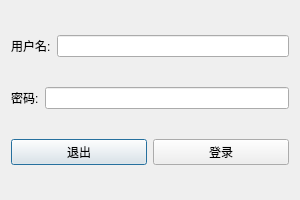
<?xml version="1.0" encoding="UTF-8"?>
<ui version="4.0">
 <class>LoginDialog</class>
 <widget class="QDialog" name="LoginDialog">
  <property name="geometry">
   <rect>
    <x>0</x>
    <y>0</y>
    <width>300</width>
    <height>200</height>
   </rect>
  </property>
  <property name="windowTitle">
   <string>Dialog</string>
  </property>
  <layout class="QGridLayout" name="gridLayout">
   <item row="0" column="0" colspan="2">
    <layout class="QHBoxLayout" name="horizontalLayout_2">
     <item>
      <widget class="QLabel" name="label">
       <property name="text">
        <string>用户名:</string>
       </property>
      </widget>
     </item>
     <item>
      <widget class="QLineEdit" name="lineEditUserName"/>
     </item>
    </layout>
   </item>
   <item row="1" column="0" colspan="2">
    <layout class="QHBoxLayout" name="horizontalLayout">
     <item>
      <widget class="QLabel" name="label_2">
       <property name="text">
        <string>密码:</string>
       </property>
      </widget>
     </item>
     <item>
      <widget class="QLineEdit" name="lineEditPwd"/>
     </item>
    </layout>
   </item>
   <item row="2" column="0">
    <widget class="QPushButton" name="pushButtonExit">
     <property name="text">
      <string>退出</string>
     </property>
    </widget>
   </item>
   <item row="2" column="1">
    <widget class="QPushButton" name="pushButtonLogin">
     <property name="text">
      <string>登录</string>
     </property>
    </widget>
   </item>
  </layout>
 </widget>
 <resources/>
 <connections/>
</ui>
